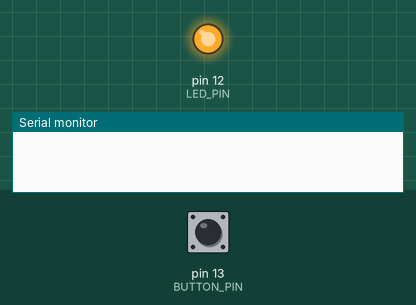
This sketch was run on a simulated Arduino Uno, built with avr-gcc and run on an emulated ATmega328P. On the bench: output pins drawn as LEDs (lit = HIGH), the last lines printed to the serial monitor. Dashed ring = blinking. The test bench sets the inputs (shaded band); at power-on: pin 13 (BUTTON_PIN) HIGH.

Above: at 0.75 s.
At 1.2 s:
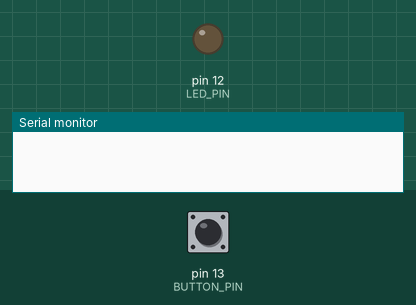
1.3 s: pin 13 (BUTTON_PIN) pulled LOW for 0.15 s
At 1.44 s:
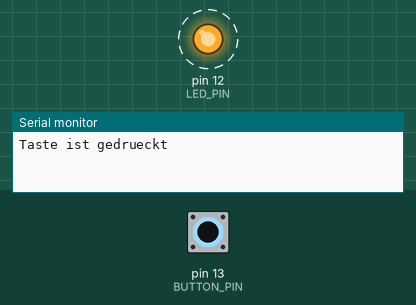
Timing chart, 0 to 10.3 s (numbered marks = the images above; inputs shaded):
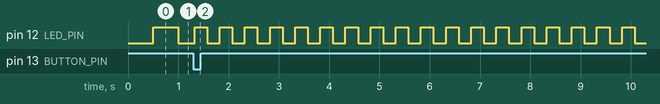

Measured:
- after the input at 1.3 s, pin 12 (LED_PIN): alternates HIGH for 0.25 s and LOW for 0.25 s, starting at once

The sketch:

blink_mode.ino
```cpp
  /*****************************
   * Marc Schaufelberger *
   * HTW CHUR *
   * 12. MAR 2019 *
   * blink mode *
  ******************************/

#include <Bounce2.h>

#define BUTTON_PIN 13
#define LED_PIN 12

// Variables will change :
int ledState = LOW;             // ledState used to set the LED

int status_led = 1;

Bounce debouncer = Bounce(); // Instantiate a Bounce object

// Generally, you should use "unsigned long" for variables that hold time
// The value will quickly become too large for an int to store
unsigned long previousMillis = 0;        // will store last time LED was updated

// constants won't change :
long interval = 500;           // interval at which to blink (milliseconds)

void setup() {
  // set the digital pin as output:
  pinMode(LED_PIN, OUTPUT);

  debouncer.attach(BUTTON_PIN,INPUT_PULLUP); // Attach the debouncer to a pin with INPUT_PULLUP mode
  debouncer.interval(25); // Use a debounce interval of 25 milliseconds

  Serial.begin(9600);
}

void loop() {

   debouncer.update(); // Update the Bounce instance

   int time_start, time_end, time_tot = 0;

   if ( debouncer.fell() ) {  // Call code if button transitions from HIGH to LOW

     time_start = millis();
     Serial.println("Taste ist gedrueckt");

     if (time_tot < 500){
      interval = interval/2;
    }

   }

   if ( debouncer.rose() ) {  // Call code if button transitions from LOW to HIGH
     time_end = millis();
     time_tot=time_end-time_start;
     Serial.print(time_tot); Serial.println("\n");

     if (time_tot > 800 && time_tot <1700){ // felt second
      status_led = 0;
      digitalWrite(LED_PIN, LOW);
     }

     if (time_tot > 2199){ // felt three seconds
      status_led = 1;
     }
   }

   if (interval < 125){
    interval = 500;
   }


  unsigned long currentMillis = millis();

  if (currentMillis - previousMillis >= interval && status_led == 1) {
    // save the last time you blinked the LED
    previousMillis = currentMillis;

    // if the LED is off turn it on and vice-versa:
    if (ledState == LOW) {
      ledState = HIGH;
    } else {
      ledState = LOW;
    }

    // set the LED with the ledState of the variable:
    digitalWrite(LED_PIN, ledState);
  }
}
```
